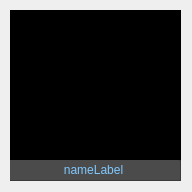
<?xml version="1.0" encoding="UTF-8"?>
<ui version="4.0">
 <class>meshItem</class>
 <widget class="QWidget" name="meshItem">
  <property name="geometry">
   <rect>
    <x>0</x>
    <y>0</y>
    <width>192</width>
    <height>192</height>
   </rect>
  </property>
  <property name="windowTitle">
   <string>Form</string>
  </property>
  <widget class="QWidget" name="verticalLayoutWidget">
   <property name="geometry">
    <rect>
     <x>10</x>
     <y>10</y>
     <width>171</width>
     <height>151</height>
    </rect>
   </property>
   <layout class="QVBoxLayout" name="imgLabel_Layout">
    <property name="spacing">
     <number>6</number>
    </property>
    <property name="sizeConstraint">
     <enum>QLayout::SizeConstraint::SetDefaultConstraint</enum>
    </property>
    <property name="leftMargin">
     <number>0</number>
    </property>
    <property name="rightMargin">
     <number>0</number>
    </property>
    <item>
     <widget class="QFrame" name="img_Frame">
      <property name="sizePolicy">
       <sizepolicy hsizetype="Preferred" vsizetype="Preferred">
        <horstretch>0</horstretch>
        <verstretch>0</verstretch>
       </sizepolicy>
      </property>
      <property name="frameShape">
       <enum>QFrame::Shape::Box</enum>
      </property>
      <property name="frameShadow">
       <enum>QFrame::Shadow::Raised</enum>
      </property>
      <widget class="QLabel" name="imageLabel">
       <property name="geometry">
        <rect>
         <x>-2</x>
         <y>-1</y>
         <width>171</width>
         <height>151</height>
        </rect>
       </property>
       <property name="text">
        <string>imageLabel</string>
       </property>
       <property name="alignment">
        <set>Qt::AlignmentFlag::AlignCenter</set>
       </property>
      </widget>
      <widget class="QPushButton" name="pushButton">
       <property name="geometry">
        <rect>
         <x>-10</x>
         <y>-10</y>
         <width>192</width>
         <height>192</height>
        </rect>
       </property>
       <property name="styleSheet">
        <string notr="true">QPushButton {
    background-color: rgba(0, 0, 0, 0);
}

QPushButton:hover {
    background-color: rgba(255, 255, 255, 60);  
}

QPushButton:pressed {
    background-color: rgba(255, 255, 255, 100);   
}
</string>
       </property>
       <property name="text">
        <string/>
       </property>
      </widget>
     </widget>
    </item>
   </layout>
  </widget>
  <widget class="QWidget" name="verticalLayoutWidget_2">
   <property name="geometry">
    <rect>
     <x>10</x>
     <y>160</y>
     <width>171</width>
     <height>21</height>
    </rect>
   </property>
   <layout class="QVBoxLayout" name="nameLabel_Layout">
    <item>
     <widget class="QFrame" name="nameFrame">
      <property name="styleSheet">
       <string notr="true">background-color: rgb(75, 75, 75);</string>
      </property>
      <property name="frameShape">
       <enum>QFrame::Shape::StyledPanel</enum>
      </property>
      <property name="frameShadow">
       <enum>QFrame::Shadow::Raised</enum>
      </property>
      <widget class="QLabel" name="nameLabel">
       <property name="geometry">
        <rect>
         <x>-2</x>
         <y>0</y>
         <width>171</width>
         <height>20</height>
        </rect>
       </property>
       <property name="styleSheet">
        <string notr="true">color: rgb(128, 200, 255);
font:10pt  &quot;Bahnschrift SemiBold SemiConden&quot;;</string>
       </property>
       <property name="text">
        <string>nameLabel</string>
       </property>
       <property name="alignment">
        <set>Qt::AlignmentFlag::AlignCenter</set>
       </property>
      </widget>
     </widget>
    </item>
   </layout>
  </widget>
 </widget>
 <resources/>
 <connections/>
</ui>
